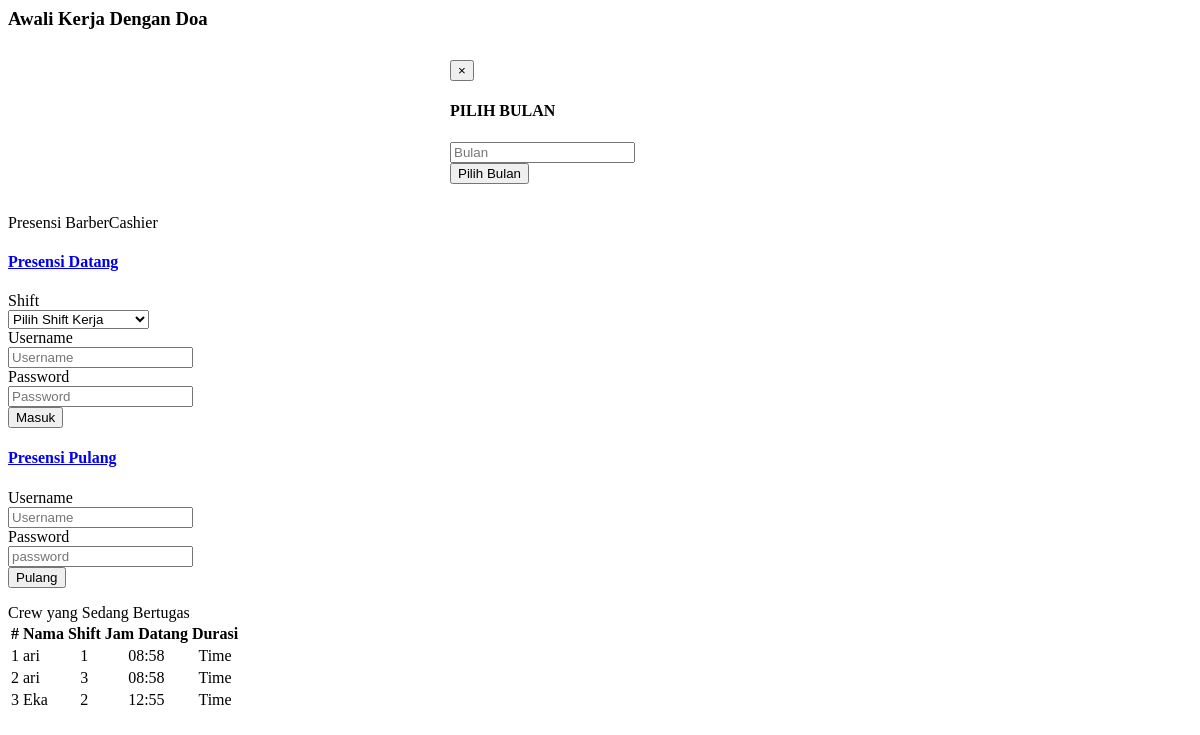
Page /SOURCE_CODE_APLIKASI/pages/presensilama.php on the committed database.
### tables this page shows
CREATE TABLE `absensi` (
  `idabsensi` int(11) NOT NULL AUTO_INCREMENT,
  `tgl` date NOT NULL,
  `datang` datetime NOT NULL,
  `pulang` datetime DEFAULT NULL,
  `sudahpulang` int(2) NOT NULL DEFAULT 0,
  `durasi` time NOT NULL,
  `user` varchar(12) NOT NULL,
  `shift` int(1) NOT NULL,
  `telat` time DEFAULT NULL,
  PRIMARY KEY (`idabsensi`)
);

### SOURCE_CODE_APLIKASI/pages/presensilama.php (the view, shortened to what this page needs)
<div class="row">
    <?php
        if (($_SESSION['levelataz']) == "owner ataz" or ($_SESSION['levelataz']) == "manager ataz") { ?>
        <div class="col-lg-6">
            <h3>
                <a href="#pilihbulan" id="0" class="btn btn-warning" data-toggle="modal" data-target="#pilihbulan">
                    <strong> <span class="glyphicon glyphicon-plus"></span> Input Jadwal Kerja </strong>
                </a>
            </h3>
        </div>
        <?php
        }else{?>
        <div class="col-lg-12" >
            <h3 class="col-lg-6 page-header">Awali Kerja Dengan Doa </h3>
        </div>
        <?php
        }
    ?>
    <div class="modal fade" id="pilihbulan" tabindex="-1"  role="dialog" aria-labelledby="myModalLabel" aria-hidden="true" data-backdrop="static" data-keyboard="false">
      <div class="modal-dialog">
        <form class="form-horizontal" role="form" action="" method="post">
            <div class="modal-content">
                <div class="modal-header">
                    <button type="button" onclick="" class="close" data-dismiss="modal" aria-hidden="true">&times;</button>
                    <h4 class="modal-title" id="myModalLabel">PILIH BULAN</h4>
                </div>
                <div class="modal-body">
                    <form action="" method="post">
                      <div class="controls">
                        <input type="text" name="datejadwal" class="form-control input-sm" id="tgllaporan" placeholder="Bulan" required="required">
                      </div>
                    </form>
                </div>
                <div class="modal-footer">
                    <button type="submit" class="btn btn-warning">Pilih Bulan</button>
                </div>
            </div>
        </form>
      </div>
    </div>
</div>
<div class="row">
    <div class="col-lg-5">
        <div class="panel panel-default">
            <div class="panel-heading">
                Presensi BarberCashier
            </div>
            <div class="panel-body">
                <div class="panel-group" id="accordion">
                    <div class="panel panel-default">
                        <div class="panel-heading">
                            <h4 class="panel-title">
                                <a data-toggle="collapse" data-parent="#accordion" href="#collapseOne">Presensi Datang</a>
                            </h4>
                        </div>
                        <div id="collapseOne" class="panel-collapse collapse in">
                            <div class="panel-body" >
                                <form class="form-horizontal" role="form" action="prosesabsen.php" method="post">
                                    <div class="form-group">
                                        <label class="col-sm-3 control-label" style=" text-align: left ;">Shift</label>
                                        <div class="col-sm-8 ">
                                            <select class ="form-control" name="shift" required="required">
                                                <option selected disabled value="">Pilih Shift Kerja</option>
                                            </select>
                                        </div>
                                    </div>
                                    <div class="form-group">
                                        <label class="col-sm-3 control-label">Username</label>
                                        <div class="col-sm-8 ">
                                            <input type="text" name="username" class="form-control" placeholder="Username" required="required">
                                        </div>
                                    </div>
                                    <div class="form-group">
                                        <label class="col-sm-3 control-label">Password</label>
                                        <div class="col-sm-8 ">
                                            <input type="password" name="password" class="form-control" placeholder="Password" required="required">
                                        </div>
                                    </div>
                                    <div class="form-group">
                                        <div class="col-sm-offset-4 col-sm-9">
                                            <button type="submit" class="btn btn-outline btn-default">
                                                <span class="fa fa-sign-out" aria-hidden="true"></span> Masuk
                                            </button>
                                        </div>
                                  </div>
                                </form>
                            </div>
                        </div>
                    </div>
                    <div class="panel panel-default">
                        <div class="panel-heading">
                            <h4 class="panel-title">
                                <a data-toggle="collapse" data-parent="#accordion" href="#collapseTwo">Presensi Pulang</a>
                            </h4>
                        </div>
                        <div id="collapseTwo" class="panel-collapse collapse">
                            <div class="panel-body" >
                                <form class="form-horizontal" role="form" action="prosesabsen.php" method="post">
                                    <div class="form-group">
                                        <label class="col-sm-2 control-label">Username</label>
                                        <div class="col-sm-8 col-md-offset-1">
                                            <input type="text" name="username" class="form-control" placeholder="Username" required="required">
                                        </div>
                                    </div>
                                    <div class="form-group">
                                        <label class="col-sm-3 control-label">Password</label>
                                        <div class="col-sm-8 ">
                                            <input type="password" name="password" class="form-control" placeholder="password" required="required">
                                        </div>
                                    </div>
                                    <div class="form-group">
                                        <div class="col-sm-offset-4 col-sm-9">
                                            <button type="submit" class="btn btn-outline btn-default">
                                                <span class="fa fa-sign-in" aria-hidden="true"></span> Pulang
                                            </button>
                                        </div>
                                  </div>
                                </form>
                            </div>
                        </div>
                    </div>
                </div>
            </div>
        </div>
    </div>
    <div class="col-lg-7">
        <div class="panel panel-success">
            <div class="panel-heading">
                Crew yang Sedang Bertugas
            </div>
            <div class="panel-body">
                <div class="table-responsive table-bordered">
                    <table class="table table-striped table-bordered table-hover">
                        <thead>
                            <tr>
                                <th>#</th>
                                <th>Nama</th>
                                <td align="center"><strong>Shift</strong></td>
                                <td align="center"><strong>Jam Datang</strong></td>
                                <td align="center"><strong>Durasi</strong></td>
                            </tr>
                        </thead>
                        <tbody>
                        <?php
                        $no = '0';
                        $result = mysql_query("SELECT * FROM absensi where sudahpulang='0'");
                        while($row=mysql_fetch_array($result))
                        {
                        $no++;
                        $datang = $row['datang'];
                        $jam = date("H:i", strtotime("$datang"));
                        ?>
                            <tr>
                                <td><?php echo $no; ?></td>
                                <td><?php echo $row['user'];?></td>
                                <td align="center"><?php echo $row['shift'];?></td>
                                <td align="center"><?php echo $jam;?></td>
                                <td align="center">
                                  <div id="<?php echo $no; ?>" align="center">Time</div>
                                </td>
                            </tr>
                        <?php
                        }
                        ?>
                        </tbody>
                    </table>
                </div>
            </div>
        </div>
    </div>
</div>

### SOURCE_CODE_APLIKASI/pages/presensilama.php (style rules this page uses)
.modal-dialog { width: 300px; margin: 30px auto; }

### rows in the picture
absensi: user "ari", shift "1", datang "08:58"
absensi: user "ari", shift "3", datang "08:58"
absensi: user "Eka", shift "2", datang "12:55"
